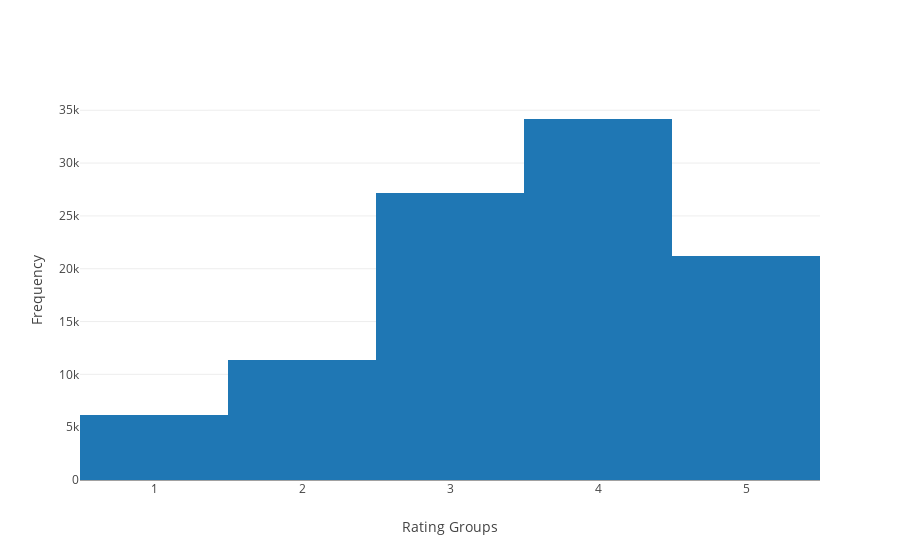

Here is the notebook cell this chart was saved with:
### Markdown cell above
#### Plotting a histogram with overall ratings

### Code cell
data = [go.Histogram(x = data_df.rating)]
layout = dict(xaxis = dict(title = 'Rating Groups'),
              yaxis = dict(title = 'Frequency'),
              )
fig = dict(data = data, layout = layout)
plot.iplot(fig, filename='Rating histogram')

### Figure 1 — Plotly figure (JSON) as saved in the notebook; plotly's stock layout.template omitted (floating-point values rounded to 4 significant figures; data arrays with more than 128 entries replaced by an {"elided": "..."} marker saying what was removed)
{"data": [{"type": "histogram", "x": {"elided": "100000 int values"}}], "layout": {"xaxis": {"title": "Rating Groups"}, "yaxis": {"title": "Frequency"}}}
